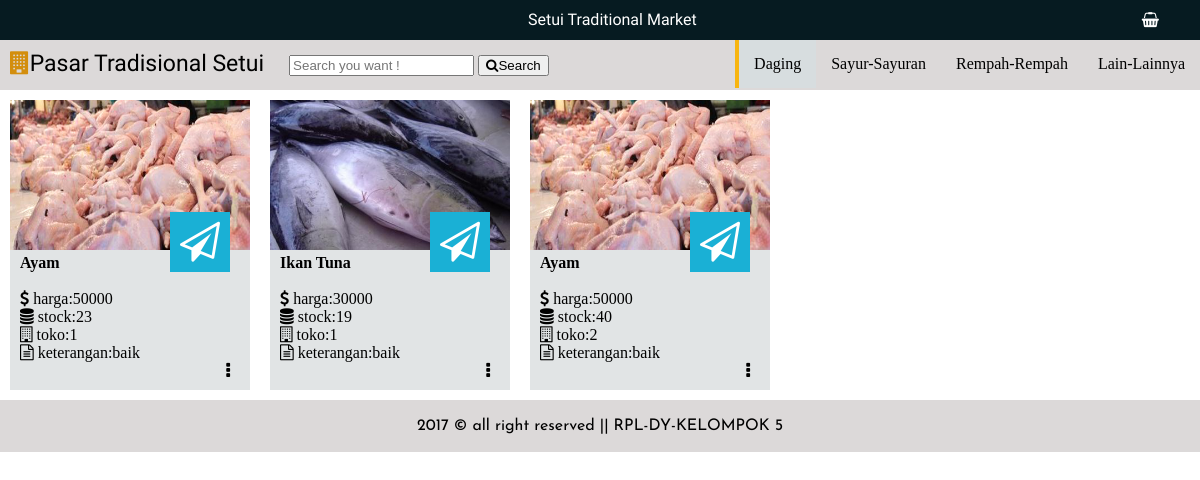
/store.php (signed in), run on the app's committed database.
### tables this page shows
CREATE TABLE `barang` (
  `id_barang` varchar(5) NOT NULL,
  `id_penjual` varchar(5) NOT NULL,
  `nama` varchar(30) NOT NULL,
  `jenis` varchar(30) NOT NULL,
  `harga` int(30) NOT NULL,
  `stock` varchar(30) NOT NULL,
  `keterangan` varchar(50) NOT NULL,
  `gambar` varchar(500) NOT NULL
);

CREATE TABLE `penjual` (
  `id_penjual` varchar(5) NOT NULL,
  `password` varchar(15) NOT NULL,
  `nama` varchar(30) NOT NULL,
  `toko` varchar(20) NOT NULL,
  `no_hp` bigint(12) NOT NULL
);

### load_daging.php (the view)
<?php
	include'koneksi.php';
	$sql="SELECT id_barang, a.nama, harga, toko, stock, keterangan, gambar FROM barang a JOIN penjual b ON a.id_penjual=b.id_penjual AND jenis='daging' WHERE stock>0";
	$result=$conn->query($sql);
	while($row=mysqli_fetch_assoc($result)){
		echo'<div class="menu-item">
                <div class="image" style="background-image:url(image/'.$row['gambar'].')"></div>
                <div class="image-ket">
                    <label><strong>'.$row['nama'].'</strong></label><br><br>
                    <i class="fa fa-dollar"> harga:'.$row['harga'].'</i><br>
                    <i class="fa fa-database"> stock:'.$row['stock'].'</i><br>
                    <i class="fa fa-building-o"> toko:'.$row['toko'].'</i><br>
                    <i class="fa fa-file-text-o"> keterangan:'.$row['keterangan'].'</i><br>
                </div>
                <a id="'.$row['id_barang'].'" onclick="set(this.id)" href="#">
                    <div class="send">
                        <i class="fa fa-send-o" style="color:white; font-size:40px;"></i>
                    </div>
                </a>
                <a href="#">
                    <div class="detail">
                        <i class="fa fa-ellipsis-v" style="color:black; font-size:18px;"></i>
                    </div>
                </a>
            </div>';
	}
?>

### store.php (shortened to what this page needs)
<!DOCTYPE html>
<html>
    <head>
        <link href="font-awesome/css/font-awesome.min.css" rel='stylesheet'>
    </head>
    <body>
        <div class="header">
            <div class="title">
                <label>Setui Traditional Market</label>
            </div>
            <div class="shop">
                <button id="#keranjang"><i class="fa fa-shopping-basket"></i></button>
            </div>
        </div>
        <div class="container">
            <div class="header-wrap">
                <div class="header-title">
                    <a href="index.php"><i class="fa fa-building" style="color:#D38E0D;"></i>Pasar Tradisional Setui</a>
                </div>
                <div class="search">
                    <input type="search" id="search-box" name="search" placeholder="Search you want !">
                    <button id="search" type="submit"><i class="fa fa-search"></i>Search</button>
                </div>
                <div class="fitur">
                    <ul>
                        <li class="aktif"><a id="daging" href="#main-daging">Daging</a></li>
                        <li><a id="sayur" href="#main-sayur">Sayur-Sayuran</a></li>
                        <li><a id="rempah" href="#main-rempah">Rempah-Rempah</a></li>
                        <li><a id="lainnya" href="#main-lainnya">Lain-Lainnya</a></li>
                    </ul>
                </div>
            </div>
            <div id="main-menu">
                <div class="main-one" id="main-daging">
                    <?php include'load_daging.php';?>
                </div>
            </div>
        </div>
        <div class="footer">
            2017 &copy; all right reserved || RPL-DY-KELOMPOK 5
        </div>
    </body>
</html>

### store.php (style rules this page uses)
body { margin: 0px; }
.header { margin: 0px; width: 100%; height: 40px; background-position: fixed; background-color: #061B21; }
.title { font-family: 'Fugaz One'; margin-left: 44%; margin-top: 10px; display: inline-block; text-align: center; color: white; }
.shop { padding: 10px; float: right; margin-right: 25px; }
.shop button { font-size: 15px; color: white; background-color: transparent; border: none; outline: none; cursor: pointer; }
.header-wrap { height: 50px; width: 100%; background-color: #DCD9D9; }
.header-title { font-family: 'Capriola'; display: inline-block; font-size: 23px; color: black; float: left; padding: 10px; }
.header-title a { text-decoration: none; color: black; }
.search { display: inline-block; padding: 15px; }
.fitur { float: right; }
.fitur ul { list-style: none; margin: 0px; padding: 0px; overflow: hidden; }
.fitur li { float: left; }
.fitur ul li a { padding: 15px; display: block; text-decoration: none; color: black; }
.menu-item { display: inline-block; margin: 10px; height: 290px; width: 240px; background-color: #E1E4E5; }
.image { background-size: cover; height: 150px; width: 100%; }
.image-ket { padding-top: 4px; padding-left: 10px; }
.send { padding: 10px; background-color: #1AB0D5; margin-top: -150px; margin-right: 20px; float: right; }
.detail { float: right; margin-right: 20px; }
.footer { font-family: 'Josefin Sans'; background-color: #DCD9D9; text-align: center; width: 100%px; padding: 18px; color: black; }
.container { position: relative; width: 100%; overflow: hidden; }
.aktif { border-left: 4px solid #F8B510; background: rgba(203, 228, 235, 0.3); }

### data on the page
barang: gambar (picture), nama "Ayam", harga "50000", stock "23", id_penjual.toko "1", keterangan "baik"
barang: gambar (picture), nama "Ikan Tuna", harga "30000", stock "19", id_penjual.toko "1", keterangan "baik"
barang: gambar (picture), nama "Ayam", harga "50000", stock "40", id_penjual.toko "2", keterangan "baik"
